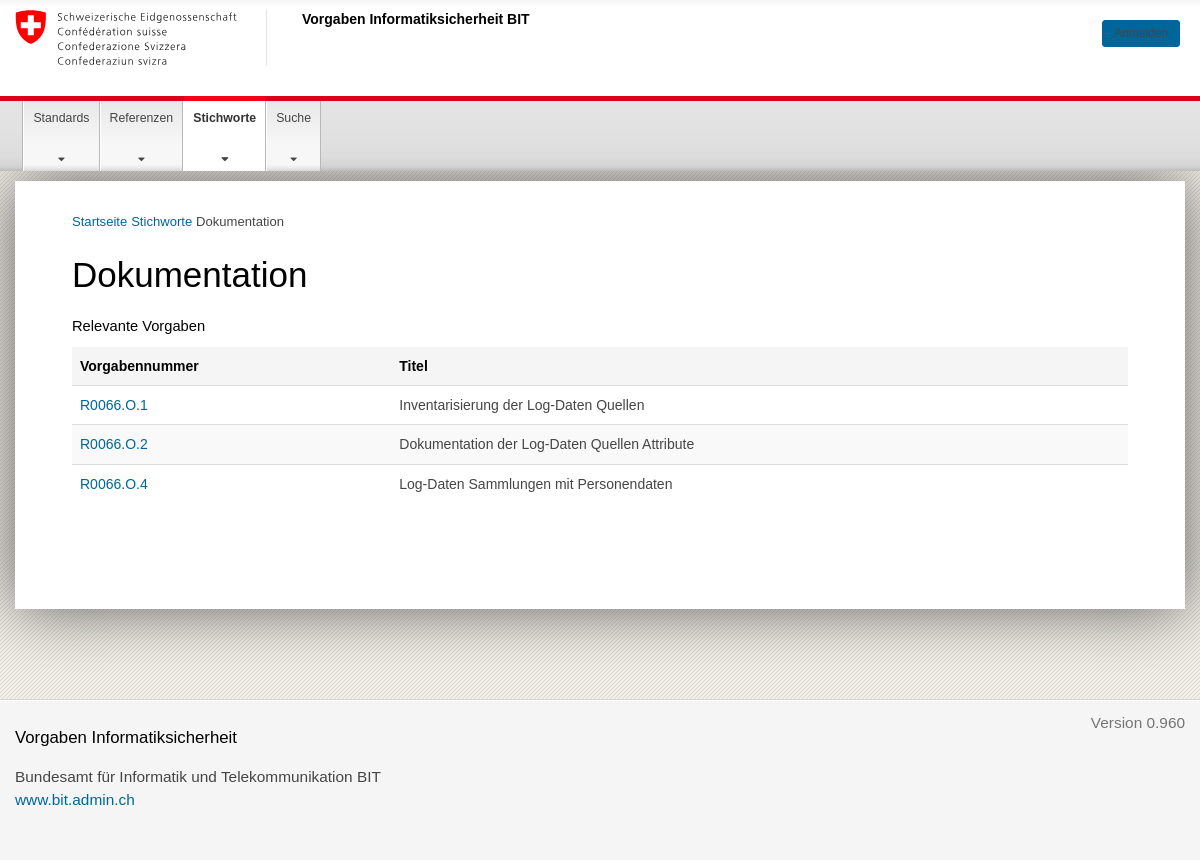
The app's page /stichworte/Dokumentation/ with its own data.
### stichworte/models.py (models this page shows)
class Stichwort(models.Model):
    stichwort = models.CharField(max_length=50, primary_key=True)
    def __str__(self):
        return self.stichwort
    class Meta:
        verbose_name_plural="Stichworte"

### dokumente/models.py (models this page shows, shortened)
class Vorgabe(models.Model):
    order = models.IntegerField()
    nummer = models.IntegerField()
    dokument = models.ForeignKey(Dokument, on_delete=models.CASCADE, related_name='vorgaben')
    thema = models.ForeignKey(Thema, on_delete=models.PROTECT, blank=False)
    titel = models.CharField(max_length=255)
    referenzen = models.ManyToManyField(Referenz, blank=True)
    gueltigkeit_von = models.DateField()
    gueltigkeit_bis = models.DateField(blank=True,null=True)
    stichworte = models.ManyToManyField(Stichwort, blank=True)
    relevanz = models.ManyToManyField(Rolle,blank=True)
    def Vorgabennummer(self):
        return str(self.dokument.nummer)+"."+self.thema.name[0]+"."+str(self.nummer)
    def get_status(self, check_date: datetime.date = datetime.date.today(), verbose: bool = False) -> str:
        if self.gueltigkeit_von > check_date:
            return "future" if not verbose else "Ist erst ab dem "+self.gueltigkeit_von.strftime('%d.%m.%Y')+" in Kraft."
        if not self.gueltigkeit_bis:
            return "active"
        if self.gueltigkeit_bis >= check_date:
            return "active"
        return "expired" if not verbose else "Ist seit dem "+self.gueltigkeit_bis.strftime('%d.%m.%Y')+" nicht mehr in Kraft."
    class Meta:
        verbose_name_plural="Vorgaben"
        ordering = ['order']

class Dokument(models.Model):
    nummer = models.CharField(max_length=50, primary_key=True)
    dokumententyp = models.ForeignKey(Dokumententyp, on_delete=models.PROTECT)
    name = models.CharField(max_length=255)
    autoren = models.ManyToManyField(Person, related_name='verfasste_dokumente')
    pruefende = models.ManyToManyField(Person, related_name='gepruefte_dokumente')
    gueltigkeit_von = models.DateField(null=True, blank=True)
    gueltigkeit_bis = models.DateField(null=True, blank=True)
    signatur_cso = models.CharField(max_length=255, blank=True)
    anhaenge = models.TextField(blank=True)
    aktiv = models.BooleanField(blank=True)
    class Meta:
        verbose_name_plural="Dokumente"
        verbose_name="Dokument"

class Thema(models.Model):
    name = models.CharField(max_length=100, primary_key=True)
    erklaerung = models.TextField(blank=True)
    class Meta:
        verbose_name_plural="Themen"

### stichworte/views.py (the view)
# urls.py: path('<str:stichwort>/',views.stichwort_detail, name="stichwort_detail")
def stichwort_detail(request, stichwort):
    stichwort = Stichwort.objects.get(stichwort=stichwort)
    stichwort.erklaerung = render_textabschnitte(stichwort.stichworterklaerung_set.order_by("order"))
    stichwort.vorgaben = stichwort.vorgabe_set.all()
    return render(request, "stichworte/stichwort_detail.html", {'stichwort': stichwort})

### abschnitte/utils.py (called while the page is built, shortened)
def render_textabschnitte(queryset):
    output = []
    return output

### stichworte/templates/stichworte/stichwort_detail.html (shortened to what this page needs)
{% extends "base.html" %}
{% block content %}
<div class="container-fluid">
  <nav aria-label="breadcrumb">
    <ol class="breadcrumb">
      <li class="breadcrumb-item"><a href="/">Startseite</a></li>
      <li class="breadcrumb-item"><a href="/stichworte">Stichworte</a></li>
      <li class="breadcrumb-item active" aria-current="page">{{ stichwort }}</li>
    </ol>
  </nav>
  <h1>{{ stichwort }}</h1>
  <div class="row">
    <div class="col-md-12">
      <div class="card">
        <div class="card-header">
          <h2 class="h4 mb-0">Relevante Vorgaben</h2>
        </div>
        <div class="card-body">
          <table class="table table-striped table-hover">
            <thead>
              <tr>
                <th scope="col">Vorgabennummer</th>
                <th scope="col">Titel</th>
              </tr>
            </thead>
            <tbody>
              {% for vorgabe in stichwort.vorgaben %}
              {% if vorgabe.get_status == "active" %}
              <tr>
                <td>
                  <a href="{% url 'standard_detail' nummer=vorgabe.dokument.nummer %}#{{ vorgabe.Vorgabennummer }}">
                    {{ vorgabe.Vorgabennummer }}
                  </a>
                </td>
                <td>{{ vorgabe.titel }}</td>
              </tr>
              {% endif %}
              {% empty %}
              <tr>
                <td colspan="2" class="text-muted">Keine aktiven Vorgaben für dieses Stichwort vorhanden.</td>
              </tr>
              {% endfor %}
            </tbody>
          </table>
        </div>
      </div>
    </div>
  </div>
</div>
{% endblock %}

### records on screen
Stichwort: stichwort "Dokumentation"
Vorgabe: Vorgabennummer "R0066.O.1", titel "Inventarisierung der Log-Daten Quellen"
Vorgabe: Vorgabennummer "R0066.O.2", titel "Dokumentation der Log-Daten Quellen Attribute"
Vorgabe: Vorgabennummer "R0066.O.4", titel "Log-Daten Sammlungen mit Personendaten"

### other values on screen
{{ version|default:"0.960" }} "0.960"
